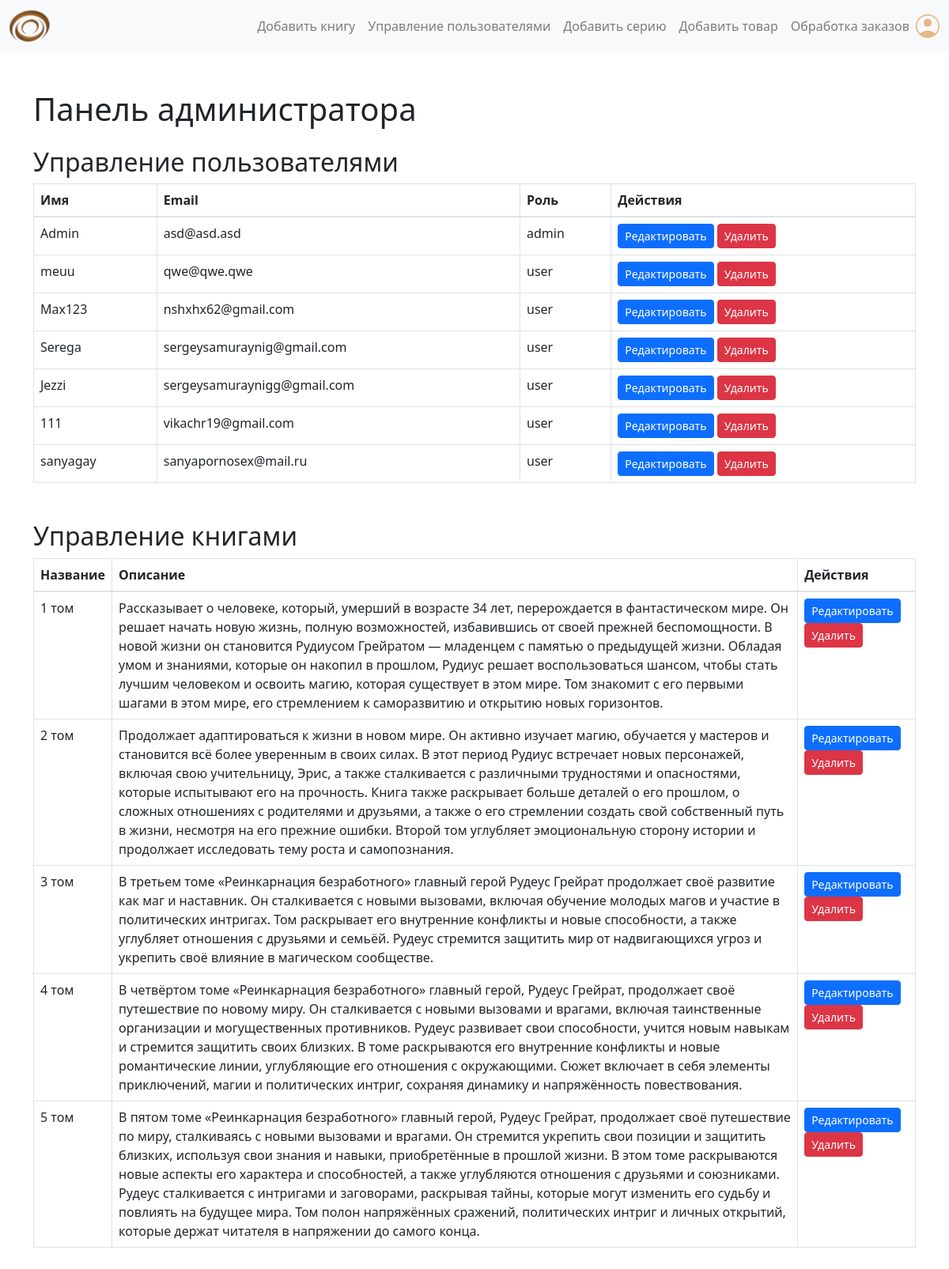
/admin_panel.php (signed in), run on the app's committed database.
### tables this page shows
CREATE TABLE `users` (
  `id` int NOT NULL,
  `created_at` timestamp NOT NULL DEFAULT CURRENT_TIMESTAMP,
  `name` varchar(100) NOT NULL,
  `email` varchar(100) NOT NULL,
  `description` text,
  `date_birthday` varchar(20) DEFAULT NULL,
  `password` varchar(100) NOT NULL,
  `img_url` text,
  `background_img_url` varchar(255) DEFAULT NULL,
  `role` enum('user','admin') NOT NULL DEFAULT 'user'
);

CREATE TABLE `books` (
  `id` int NOT NULL,
  `title` varchar(255) NOT NULL,
  `description` text NOT NULL,
  `image_url` varchar(255) NOT NULL,
  `link` varchar(255) NOT NULL
);

### db_functions.php (called while the page is built, shortened)
<?php
require_once 'config.php';
function dbConnect()
{
    global $db_host, $db_name, $db_user, $db_pass, $db_charset;
    $dsn = "mysql:host=$db_host;dbname=$db_name;charset=$db_charset";
    try {
        $pdo = new PDO($dsn, $db_user, $db_pass, [
            PDO::ATTR_ERRMODE => PDO::ERRMODE_EXCEPTION,
            PDO::ATTR_DEFAULT_FETCH_MODE => PDO::FETCH_ASSOC,
        ]);
        return $pdo;
    } catch (PDOException $e) {
        die('Ошибка подключения к БД: ' . $e->getMessage());
    }
}
function dbSelect($sql, $params = [])
{
    $pdo = dbConnect();
    $stmt = $pdo->prepare($sql);
    $stmt->execute($params);
    return $stmt->fetchAll();
}

### admin_panel.php (the view, shortened to what this page needs)
<?php
require_once 'db_functions.php';
$sqlUsers = "SELECT id, name, email, role FROM users";
$users = dbSelect($sqlUsers);
$sqlBooks = "SELECT id, title, description FROM books";
$books = dbSelect($sqlBooks);
?>
<!DOCTYPE html>
<html lang="ru">
<head>
    <link rel="stylesheet" href="https://maxcdn.bootstrapcdn.com/bootstrap/4.0.0/css/bootstrap.min.css">
    <link href="https://cdn.jsdelivr.net/npm/bootstrap@5.3.0-alpha1/dist/css/bootstrap.min.css" rel="stylesheet">
</head>
<body>
    <header>
        <nav class="navbar navbar-expand-lg navbar-light bg-light">
            <div class="container-fluid">
                <a class="navbar-brand" href="./index.php"><img src="./image/logo.svg" alt="логотип сайта" height="40"></a>
                <ul class="navbar-nav ms-auto mb-2 mb-lg-0">
                    <li class="nav-item">
                        <a class="nav-link" href="add-books.php">Добавить книгу</a>
                    </li>
                    <li class="nav-item">
                        <a class="nav-link" href="users.php">Управление пользователями</a>
                    </li>
                    <li class="nav-item">
                        <a class="nav-link" href="add-story.php">Добавить серию</a>
                    </li>
                    <li class="nav-item">
                        <a class="nav-link" href="add_product.php">Добавить товар</a>
                    </li>
                    <li class="nav-item">
                        <a class="nav-link" href="add-orders.php">Обработка заказов</a>
                    </li>
                </ul>
                <div class="account">
                    <a href="./account.php"><img src="./image/account.svg" alt="аккаунт" height="30"></a>
                </div>
            </div>
        </nav>
    </header>
    <main class="container mt-5">
        <h1 class="mb-4">Панель администратора </h1>
        <section class="users-section mb-5">
            <h2>Управление пользователями</h2>
            <table class="table table-bordered">
                <thead>
                    <tr>
                        <th>Имя</th>
                        <th>Email</th>
                        <th>Роль</th>
                        <th>Действия</th>
                    </tr>
                </thead>
                <tbody>
                    <?php foreach ($users as $user): ?>
                        <tr>
                            <td><?= htmlspecialchars($user['name']) ?></td>
                            <td><?= htmlspecialchars($user['email']) ?></td>
                            <td><?= htmlspecialchars($user['role']) ?></td>
                            <td>
                                <a href="edit_user.php?id=<?= $user['id'] ?>" class="btn btn-primary btn-sm">Редактировать</a>
                                <a href="delete_user.php?id=<?= $user['id'] ?>" class="btn btn-danger btn-sm" onclick="return confirm('Вы уверены?')">Удалить</a>
                            </td>
                        </tr>
                    <?php endforeach; ?>
                </tbody>
            </table>
        </section>
        <section class="books-section mb-5">
            <h2>Управление книгами</h2>
            <table class="table table-bordered">
                <thead>
                    <tr>
                        <th>Название</th>
                        <th>Описание</th>
                        <th>Действия</th>
                    </tr>
                </thead>
                <tbody>
                    <?php foreach ($books as $book): ?>
                        <tr>
                            <td><?= htmlspecialchars($book['title']) ?></td>
                            <td><?= htmlspecialchars($book['description']) ?></td>
                            <td>
                                <a href="add-books.php?id=<?= $book['id'] ?>" class="btn btn-primary btn-sm">Редактировать</a>
                                <a href="delete_book.php?id=<?= $book['id'] ?>" class="btn btn-danger btn-sm" onclick="return confirm('Вы уверены?')">Удалить</a>
                            </td>
                        </tr>
                    <?php endforeach; ?>
                </tbody>
            </table>
        </section>
    </main>
</body>
</html>

### data on the page
users: name "Admin", email "asd@asd.asd", role "admin"
users: name "meuu", email "qwe@qwe.qwe", role "user"
users: name "Max123", email "nshxhx62@gmail.com", role "user"
users: name "Serega", email "sergeysamuraynig@gmail.com", role "user"
users: name "Jezzi", email "sergeysamuraynigg@gmail.com", role "user"
users: name "111", email "vikachr19@gmail.com", role "user"
users: name "sanyagay", email "sanyapornosex@mail.ru", role "user"
books: title "1 том", description "Рассказывает о человеке, который, умерший в возрасте 34 лет, перерождается в фантастическом мире. Он решает начать новую жизнь, полную возможностей, избавившись от своей прежней беспомощности. В новой жизни он становится Рудиусом Грейратом — младенцем с памятью о предыдущей жизни. Обладая умом и знаниями, которые он накопил в прошлом, Рудиус решает воспользоваться шансом, чтобы стать лучшим человеком и освоить магию, которая существует в этом мире. Том знакомит с его первыми шагами в этом мире, его стремлением к саморазвитию и открытию новых горизонтов."
books: title "2 том", description "Продолжает адаптироваться к жизни в новом мире. Он активно изучает магию, обучается у мастеров и становится всё более уверенным в своих силах. В этот период Рудиус встречает новых персонажей, включая свою учительницу, Эрис, а также сталкивается с различными трудностями и опасностями, которые испытывают его на прочность. Книга также раскрывает больше деталей о его прошлом, о сложных отношениях с родителями и друзьями, а также о его стремлении создать свой собственный путь в жизни, несмотря на его прежние ошибки. Второй том углубляет эмоциональную сторону истории и продолжает исследовать тему роста и самопознания."
books: title "3 том", description "В третьем томе «Реинкарнация безработного» главный герой Рудеус Грейрат продолжает своё развитие как маг и наставник. Он сталкивается с новыми вызовами, включая обучение молодых магов и участие в политических интригах. Том раскрывает его внутренние конфликты и новые способности, а также углубляет отношения с друзьями и семьёй. Рудеус стремится защитить мир от надвигающихся угроз и укрепить своё влияние в магическом сообществе."
books: title "4 том", description "В четвёртом томе «Реинкарнация безработного» главный герой, Рудеус Грейрат, продолжает своё путешествие по новому миру. Он сталкивается с новыми вызовами и врагами, включая таинственные организации и могущественных противников. Рудеус развивает свои способности, учится новым навыкам и стремится защитить своих близких. В томе раскрываются его внутренние конфликты и новые романтические линии, углубляющие его отношения с окружающими. Сюжет включает в себя элементы приключений, магии и политических интриг, сохраняя динамику и напряжённость повествования."
books: title "5 том", description "В пятом томе «Реинкарнация безработного» главный герой, Рудеус Грейрат, продолжает своё путешествие по миру, сталкиваясь с новыми вызовами и врагами. Он стремится укрепить свои позиции и защитить близких, используя свои знания и навыки, приобретённые в прошлой жизни. В этом томе раскрываются новые аспекты его характера и способностей, а также углубляются отношения с друзьями и союзниками. Рудеус сталкивается с интригами и заговорами, раскрывая тайны, которые могут изменить его судьбу и повлиять на будущее мира. Том полон напряжённых сражений, политических интриг и личных открытий, которые держат читателя в напряжении до самого конца."
